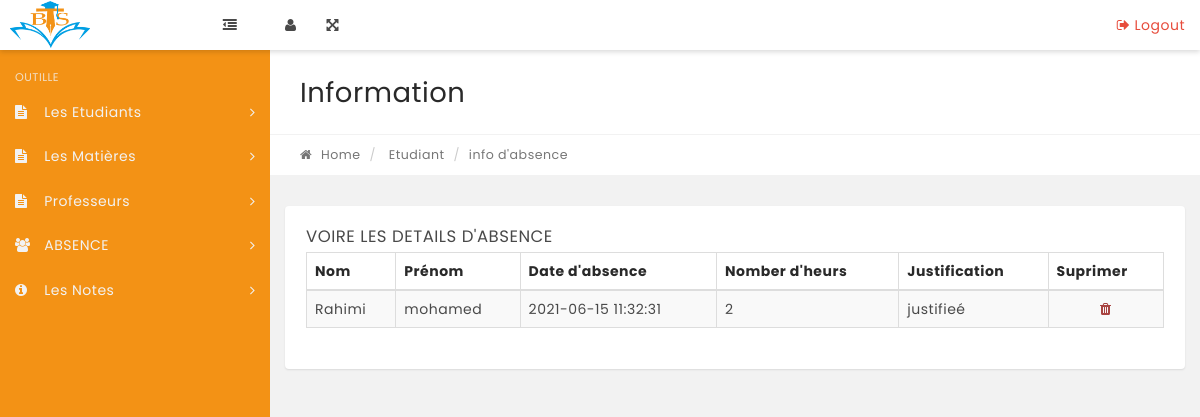
Screenshot of /administration/Voire.php?voire=5 (signed in) with the database file from the repository.
### tables this page shows
CREATE TABLE `absences` (
  `absence_id` int(11) NOT NULL,
  `date_absence` datetime NOT NULL,
  `nombre_heures` int(11) NOT NULL,
  `justifiee` int(11) NOT NULL,
  `etudiant_id` int(11) NOT NULL,
  `prof_id` int(11) NOT NULL,
  `matiere_id` varchar(10) NOT NULL,
  `justification` int(11) DEFAULT NULL,
  `annee_scolaire` varchar(10) NOT NULL
);

CREATE TABLE `etudiants` (
  `id_etudinant` int(11) NOT NULL,
  `nom` varchar(100) NOT NULL,
  `prenom` varchar(100) NOT NULL,
  `email` varchar(100) NOT NULL,
  `Password` varchar(50) NOT NULL,
  `adress` varchar(255) NOT NULL,
  `tel` varchar(10) NOT NULL,
  `filiere_id` int(11) DEFAULT NULL,
  `parent_id` int(11) DEFAULT NULL,
  `date_naissance` date NOT NULL,
  `date_inscription` date DEFAULT current_timestamp(),
  `date_graduation` date DEFAULT NULL,
  `continuant` int(11) NOT NULL,
  `avatar` varchar(100) NOT NULL,
  `sex` varchar(10) NOT NULL
);

### administration/Voire.php (the view, shortened to what this page needs)
<?php
require_once('./../db_connect.php');
?>
<!DOCTYPE html>
<html lang="en">
<head>
    <link rel="stylesheet" href="../css/bootstrap.min.css" media="screen">
    <link rel="stylesheet" href="../css/font-awesome.min.css" media="screen">
    <link rel="stylesheet" href="../css/animate-css/animate.min.css" media="screen">
    <link rel="stylesheet" href="../css/lobipanel/lobipanel.min.css" media="screen">
    <link rel="stylesheet" href="../css/prism/prism.css" media="screen">
    <link rel="stylesheet" href="../css/select2/select2.min.css">
    <link rel="stylesheet" href="../css/main.css" media="screen">
</head>
<body class="top-navbar-fixed">
    <div class="main-wrapper">
        <?php include('../includes/topbar.php'); ?>
        <div class="content-wrapper">
            <div class="content-container">
                <?php include('../includes/leftbar.php'); ?>
                <div class="main-page">
                    <div class="container-fluid">
                        <div class="row page-title-div">
                            <div class="col-md-6">
                                <h2 class="title">Information</h2>
                            </div>
                        </div>
                        <div class="row breadcrumb-div">
                            <div class="col-md-6">
                                <ul class="breadcrumb">
                                    <li><a href="dashboard.php"><i class="fa fa-home"></i> Home</a></li>
                                    <li> Etudiant</li>
                                    <li class="active">info d'absence</li>
                                </ul>
                            </div>
                        </div>
                    </div>
                    <section class="section">
                        <div class="container-fluid">
                            <div class="row">
                                <div class="col-md-12">
                                    <div class="panel">
                                        <div class="panel-heading">
                                            <div class="panel-title col-md-4">
                                                <h5>VOIRE LES DETAILS D'ABSENCE</h5>
                                            </div>
                                        </div>
                                        <div class="panel-body p-20">
                                            <?php
                                            if (isset($_GET["voire"])) {
                                                $voire = $_GET["voire"];
                                                $sql = "SELECT *
                                                                    from absences
                                                                    INNER JOIN  etudiants ON id_etudinant=etudiant_id
                                                                    WHERE etudiant_id=$voire";
                                                $rep = mysqli_query($connect, $sql);
                                                if (mysqli_num_rows($rep) > 0) { ?>
                                                    <table id="myTable" class="display table table-striped table-bordered" cellspacing="0" width="100%">
                                                        <thead>
                                                            <tr>
                                                                <th>Nom</th>
                                                                <th>Prénom</th>
                                                                <th>Date d'absence</th>
                                                                <th>Nomber d'heurs</th>
                                                                <th>Justification</th>
                                                                <th>Suprimer</th>
                                                            </tr>
                                                        </thead>
                                                        <tbody>
                                                            <?php while ($t = mysqli_fetch_assoc($rep)) {
                                                            ?>
                                                                <tr>
                                                                    <td><?php echo $t["nom"]; ?></td>
                                                                    <td><?php echo $t["prenom"]; ?></td>
                                                                    <td><?php echo $t["date_absence"]; ?></td>
                                                                    <td><?php echo $t["nombre_heures"]; ?></td>
                                                                    <td>
                                                                        <?php if ($t["justifiee"] == 0)
                                                                            echo "Non justifier";
                                                                        elseif ($t["justifiee"] == 1)
                                                                            echo "justifieé"; ?>
                                                                    </td>
                                                                    <td class="text-center">
                                                                        <a href="#"><i class="fa fa-trash text-danger"></i></a>
                                                                    </td>
                                                                </tr>
                                                            <?php }
                                                        } else { ?>
                                                            <p style="margin-top: 46px;">Aucune Absence</p>
                                                    <?php }
                                                    }
                                                    ?>
                                                        </tbody>
                                                    </table>
                                        </div>
                                    </div>
                                </div>
                            </div>
                        </div>
                    </section>
                </div>
            </div>
        </div>
    </div>
</body>
</html>

### administration/Voire.php (style rules this page uses)
* { box-sizing: border-box; }

### rows the page displays
absences: etudiant.nom "Rahimi", etudiant.prenom "mohamed", date_absence "2021-06-15 11:32:31", nombre_heures "2", justifiee "justifieé"
